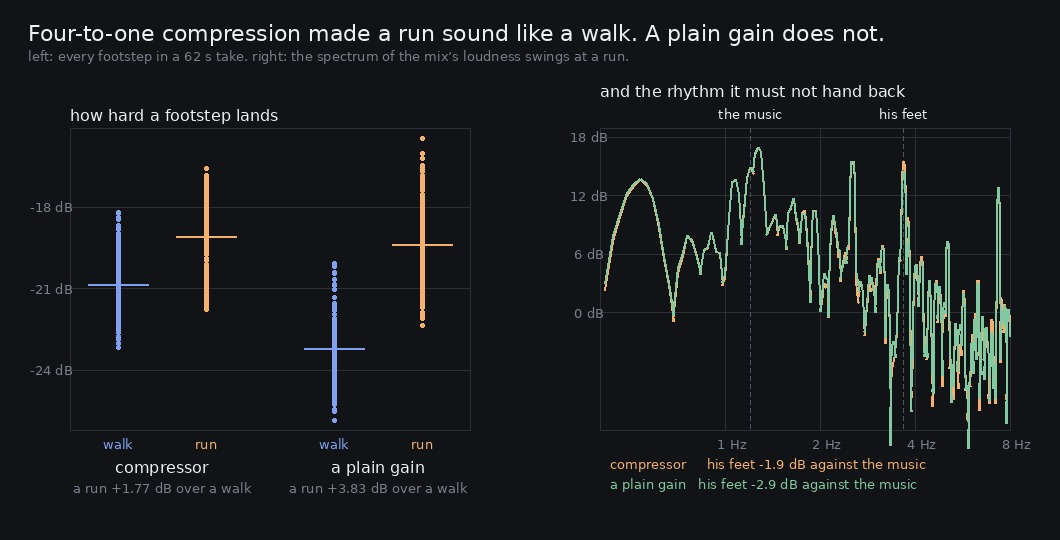

Here is the Python script that generated this plot:
#!/usr/bin/env python3
"""gait.py -- what the compressor was charging for, drawn.

    python3 art/audio/2026-09-26-pad/gait.py --before /tmp/pad --after /tmp/pad-after \\
        --out art/audio/2026-09-26-pad/gait.jpg

Two panels, two claims.

Left: every detected footstep's peak, at a walk and at a run, through the compressor and through
the plain gain that replaced it. Four-to-one compression takes more off a loud step than a quiet
one, so it pushes the two gaits together -- the picture is the walk column and the run column
sitting almost on top of each other on the left and coming apart on the right. That gap is what a
player feels when he starts running.

Right: the spectrum of the mix's broadband envelope at a run, which is the owner's complaint. The
spike at his step rate has to stay under the spike at the music's beat; the swap was not allowed
to hand that back.
"""
import argparse
import json
import math
import os
import wave

import numpy as np
from PIL import Image, ImageDraw, ImageFont

BEAT_HZ = 1.2
STRIDE = {'walk': 0.44, 'run': 0.60}
SPEED = {'walk': 1.2, 'run': 2.2}
LO, HI = 0.4, 8.0


def font(size):
    for p in ('/usr/share/fonts/truetype/dejavu/DejaVuSans.ttf', '/usr/share/fonts/truetype/dejavu/DejaVuSansMono.ttf'):
        if os.path.exists(p):
            return ImageFont.truetype(p, size)
    return ImageFont.load_default()


def read(path):
    with wave.open(path, 'rb') as w:
        n, ch, rate = w.getnframes(), w.getnchannels(), w.getframerate()
        raw = w.readframes(n)
    x = np.frombuffer(raw, dtype='<i2').astype(np.float64) / 32768.0
    return (x.reshape(-1, ch).mean(axis=1) if ch > 1 else x), rate


def db(v):
    return 20 * math.log10(max(float(v), 1e-12))


def envelope(x, rate, win=0.004):
    n = max(2, int(win * rate))
    return np.sqrt(np.convolve(x * x, np.ones(n) / n, mode='same'))


def step_peaks(path, lead):
    x, rate = read(path)
    x = x[int(lead * rate) :]
    e = envelope(x, rate)
    d = np.diff(e, prepend=e[0])
    thr = np.percentile(d, 99.0)
    gap = int(0.15 * rate)
    n = int(0.04 * rate)
    out, i = [], 0
    while i < len(d):
        if d[i] > thr:
            j = min(len(e), i + int(0.02 * rate))
            at = int(i + np.argmax(e[i:j])) if j > i else i
            if at + n < len(x):
                out.append(db(np.abs(x[at : at + n]).max()))
            i += gap
        else:
            i += 1
    return np.array(out)


def env_spectrum(x, rate, lead):
    x = x[int(lead * rate) :]
    env = np.abs(x)
    k = int(rate / 200)
    env = env[: len(env) // k * k].reshape(-1, k).mean(axis=1)
    env = env - env.mean()
    n = 1 << int(np.floor(np.log2(len(env))))
    return np.abs(np.fft.rfft(env[:n] * np.hanning(n))) ** 2, np.fft.rfftfreq(n, k / rate)


def line(spec, f, hz, half=0.25):
    near = (f >= hz - half) & (f <= hz + half)
    around = (f >= LO) & (f <= HI)
    return 10 * math.log10(max(spec[near].max(), 1e-30) / max(float(np.median(spec[around])), 1e-30))


ap = argparse.ArgumentParser()
ap.add_argument('--before', default='/tmp/pad')
ap.add_argument('--after', default='/tmp/pad-after')
ap.add_argument('--out', default='art/audio/2026-09-26-pad/gait.jpg')
a = ap.parse_args()

lead = json.load(open(os.path.join(a.before, 'takes.json')))['lead']
sides = (('compressor', a.before), ('a plain gain', a.after))

W, H = 1060, 540
BG, INK, DIM, GRID = (17, 19, 22), (238, 240, 243), (120, 128, 138), (44, 48, 54)
COL = {'walk': (130, 160, 240), 'run': (244, 176, 110)}
WAS, NOW = (244, 176, 110), (130, 200, 160)
im = Image.new('RGB', (W, H), BG)
d = ImageDraw.Draw(im)
f13, f16, f22 = font(13), font(16), font(22)
d.text((28, 20), 'Four-to-one compression made a run sound like a walk. A plain gain does not.', font=f22, fill=INK)
d.text((28, 48), 'left: every footstep in a 62 s take. right: the spectrum of the mix\u2019s loudness swings at a run.', font=f13, fill=DIM)

# ---- left: step peaks per gait, each way ----------------------------------------------------
x0, x1, y0, y1 = 70, 470, 128, 430
d.rectangle([x0, y0, x1, y1], outline=GRID)
d.text((x0, y0 - 22), 'how hard a footstep lands', font=f16, fill=INK)
vals = {(name, gait): step_peaks(os.path.join(folder, f'{gait}-steps-on.wav'), lead) for name, folder in sides for gait in ('walk', 'run')}
lo = min(v.min() for v in vals.values())
hi = max(v.max() for v in vals.values())
span = (hi - lo) or 1
for gl in range(int(lo // 3 * 3), int(hi) + 3, 3):
    yy = y1 - (y1 - y0 - 20) * (gl - lo) / span - 10
    if y0 < yy < y1:
        d.line([(x0, yy), (x1, yy)], fill=GRID)
        d.text((x0 - 44, yy - 8), f'{gl:>4} dB', font=f13, fill=DIM)
def centred(text, cx, y, f, fill):
    d.text((cx - d.textlength(text, font=f) / 2, y), text, font=f, fill=fill)


for k, (name, _) in enumerate(sides):
    for g, gait in enumerate(('walk', 'run')):
        cx = x0 + (x1 - x0) * (0.12 + 0.22 * g + 0.54 * k)
        v = vals[(name, gait)]
        for s in v:
            yy = y1 - (y1 - y0 - 20) * (s - lo) / span - 10
            d.ellipse([cx - 2, yy - 2, cx + 2, yy + 2], fill=COL[gait])
        med = float(np.median(v))
        yy = y1 - (y1 - y0 - 20) * (med - lo) / span - 10
        d.line([(cx - 30, yy), (cx + 30, yy)], fill=COL[gait], width=2)
        centred(gait, cx, y1 + 6, f13, COL[gait])
    gap = float(np.median(vals[(name, 'run')])) - float(np.median(vals[(name, 'walk')]))
    cx = x0 + (x1 - x0) * (0.23 + 0.54 * k)
    centred(name, cx, y1 + 28, f16, INK)
    centred(f'a run {gap:+.2f} dB over a walk', cx, y1 + 50, f13, DIM)

# ---- right: the envelope spectrum at a run ---------------------------------------------------
x0, x1 = 600, 1010
d.rectangle([x0, y0, x1, y1], outline=GRID)
d.text((x0, y0 - 46), 'and the rhythm it must not hand back', font=f16, fill=INK)
step_hz = SPEED['run'] / STRIDE['run']
curves = {}
for name, folder in sides:
    sig, rate = read(os.path.join(folder, 'run-mix-on.wav'))
    spec, f = env_spectrum(sig, rate, lead)
    band = (f >= LO) & (f <= HI)
    bg = float(np.median(spec[band]))
    sm = np.convolve(spec[band], np.ones(3) / 3, mode='same')
    curves[name] = (f[band], 10 * np.log10(np.maximum(sm, 1e-30) / bg), WAS if name == 'compressor' else NOW, line(spec, f, step_hz) - line(spec, f, BEAT_HZ))
top = max(c[1].max() for c in curves.values()) + 2
bot = -12
for gl in range(0, int(top) + 1, 6):
    yy = y1 - (y1 - y0) * (gl - bot) / (top - bot)
    d.line([(x0, yy), (x1, yy)], fill=GRID)
    d.text((x0 - 34, yy - 8), f'{gl:>3} dB', font=f13, fill=DIM)
for hz in (1, 2, 4, 8):
    xx = x0 + (x1 - x0) * (math.log(hz / LO) / math.log(HI / LO))
    d.line([(xx, y0), (xx, y1)], fill=GRID)
    d.text((xx - 8, y1 + 6), f'{hz} Hz', font=f13, fill=DIM)
for hz, label in ((BEAT_HZ, 'the music'), (step_hz, 'his feet')):
    xx = x0 + (x1 - x0) * (math.log(hz / LO) / math.log(HI / LO))
    for yy in range(y0, y1, 8):
        d.line([(xx, yy), (xx, yy + 4)], fill=(78, 84, 92))
    w = d.textlength(label, font=f13)
    d.text((xx - w / 2, y0 - 22), label, font=f13, fill=INK)
for name, (f, v, col, over) in curves.items():
    pts = [(x0 + (x1 - x0) * (math.log(max(ff, LO) / LO) / math.log(HI / LO)), y1 - (y1 - y0) * (min(vv, top) - bot) / (top - bot)) for ff, vv in zip(f, v)]
    d.line(pts, fill=col, width=2)
for k, (name, (_, _, col, over)) in enumerate(curves.items()):
    d.text((x0 + 10, y1 + 26 + k * 20), f'{name:14} his feet {over:+.1f} dB against the music', font=f13, fill=col)

im.save(a.out, quality=92)
print(f'wrote {a.out}')
